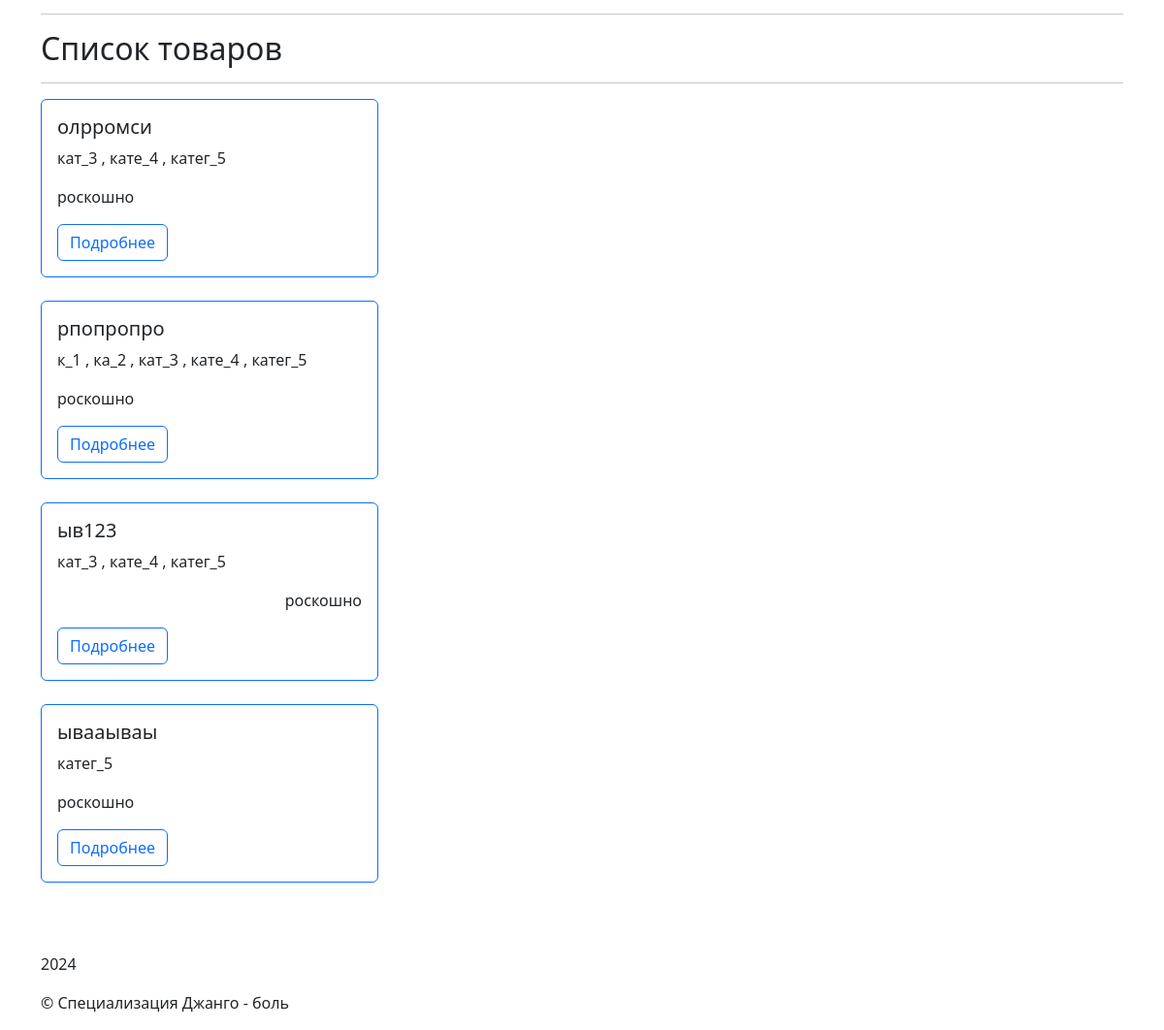
/ (lower part), run on an earlier commit of the app's database.
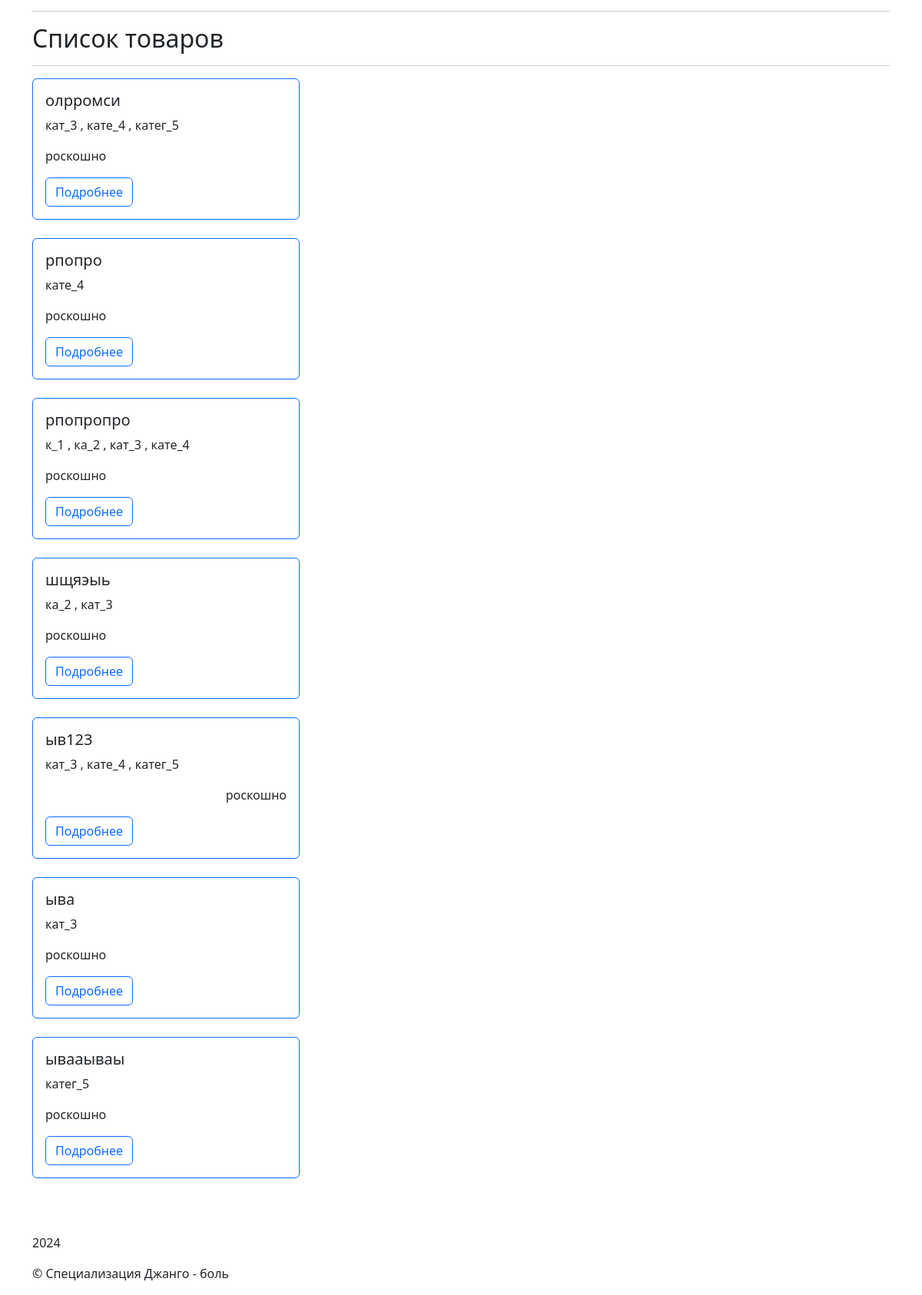
And on a later commit of the database.
### catalog/models.py (models this page shows)
class Item(core.models.TimeStampedModel):
    objects = ItemManager()
    created = django.db.models.DateTimeField(
        "дата создания",
        auto_now_add=True,
        null=True,
    )
    updated = django.db.models.DateTimeField(
        "последнее изменение",
        auto_now=True,
        null=True,
    )
    category = django.db.models.ForeignKey(
        Category,
        on_delete=django.db.models.CASCADE,
        related_name="items",
        related_query_name="item",
        verbose_name="категория",
        help_text="Выберите категорию",
    )
    tags = django.db.models.ManyToManyField(
        Tag,
        related_name="items",
        verbose_name="теги",
        help_text="Выберите тэг",
    )
    text = tinymce.models.HTMLField(
        "текст",
        validators=[
            catalog.validators.ValidateMustContain(
                "превосходно",
                "роскошно",
            ),
        ],
        help_text=(
            "Введите сообщение с содержанием следующих слов: "
            "превосходно/роскошно"
        ),
    )
    is_on_main = django.db.models.BooleanField(
        "для главной",
        default=False,
    )
    class Meta:
        ordering = ("name",)
        verbose_name = "товар"
        verbose_name_plural = "товары"

class Tag(core.models.TimeStampedModel):
    slug = django.db.models.SlugField(
        "слаг",
        max_length=200,
        help_text="Введите слаг для тэга, максимальная длинна - 200",
    )
    class Meta:
        ordering = ("name",)
        verbose_name = "тег"
        verbose_name_plural = "теги"

### homepage/views.py (the view)
# urls.py: django.urls.path("", homepage.views.home, name="home"),
def home(request):
    template = "homepage/home.html"
    items = catalog.models.Item.objects.on_main()
    context = {
        "items": items,
    }
    return django.shortcuts.render(request, template, context)

### catalog/models.py (called while the page is built)
    def on_main(self):
        return (
            self.published()
            .filter(
                is_on_main=True,
            )
            .order_by(
                catalog.models.Item.name.field.name,
            )
        )

### templates/homepage/home.html (shortened to what this page needs)
<!DOCTYPE html>
{% extends 'base.html' %}
{% load i18n %}
{% block content %}
{% load static %}
<hr>
<h2>{% trans 'Список товаров' %}</h2>
<hr>
{% for item in items %}
<div class="row">
  {% include 'includes/item_card.html' %}
</div>
{% empty %}
  {% trans "К сожалению, здесь пока ничего нет" %}
{% endfor %}
{% endblock %}

### templates/includes/item_card.html
<!DOCTYPE html>
{% load i18n %}
<div class="row">
  <div class="col-md-4 mb-4">
    <div class="card h-100 border border-primary">
      <div class="card-body">
        <h5 class="card-title">{{ item.name }}</h5>
        {% for tag in item.tags.all %}
          {{ tag.name }}
          {% if not forloop.last %},{% endif %}
        {% endfor %}
        <p class="card-text">{{ item.text|truncatewords_html:10|safe }}</p>
        <a href="{% url 'catalog:item-detail' pk=item.pk %}" class="btn btn-outline-primary">{% trans 'Подробнее' %}</a>
      </div>
    </div>
  </div>
</div>

What changed in the data, as far as the page shows it:
shown differently, row unchanged: Tag "кате_4": no longer shows ","
now on this page (row edited): Item: name "рпопро", text "роскошно", Tag (name "кате_4")
changed Item "рпопропро": loses Tag (name "катег_5")
added Item: name "шщяэыь", text "роскошно", Tag (name "ка_2"), Tag (name "кат_3")
now on this page (row edited): Item: name "ыва", text "роскошно", Tag (name "кат_3")
